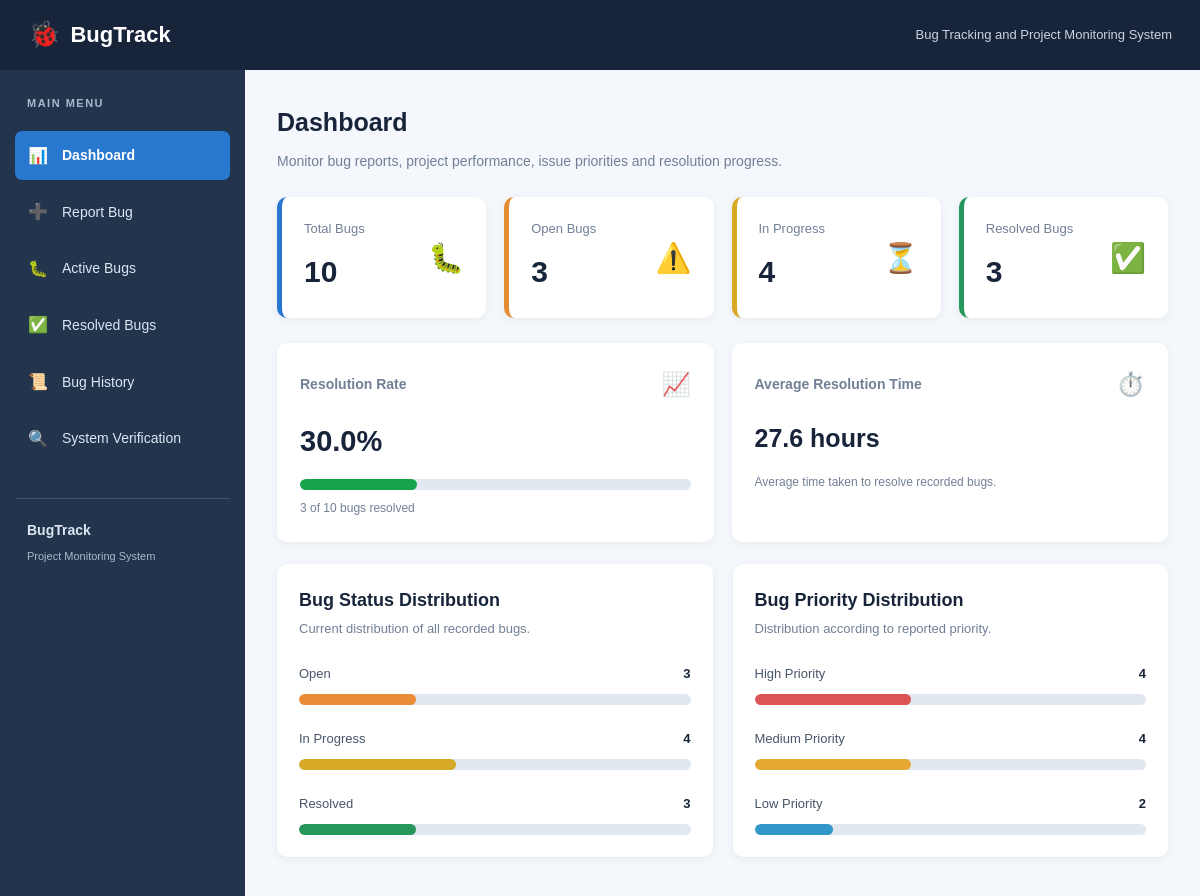
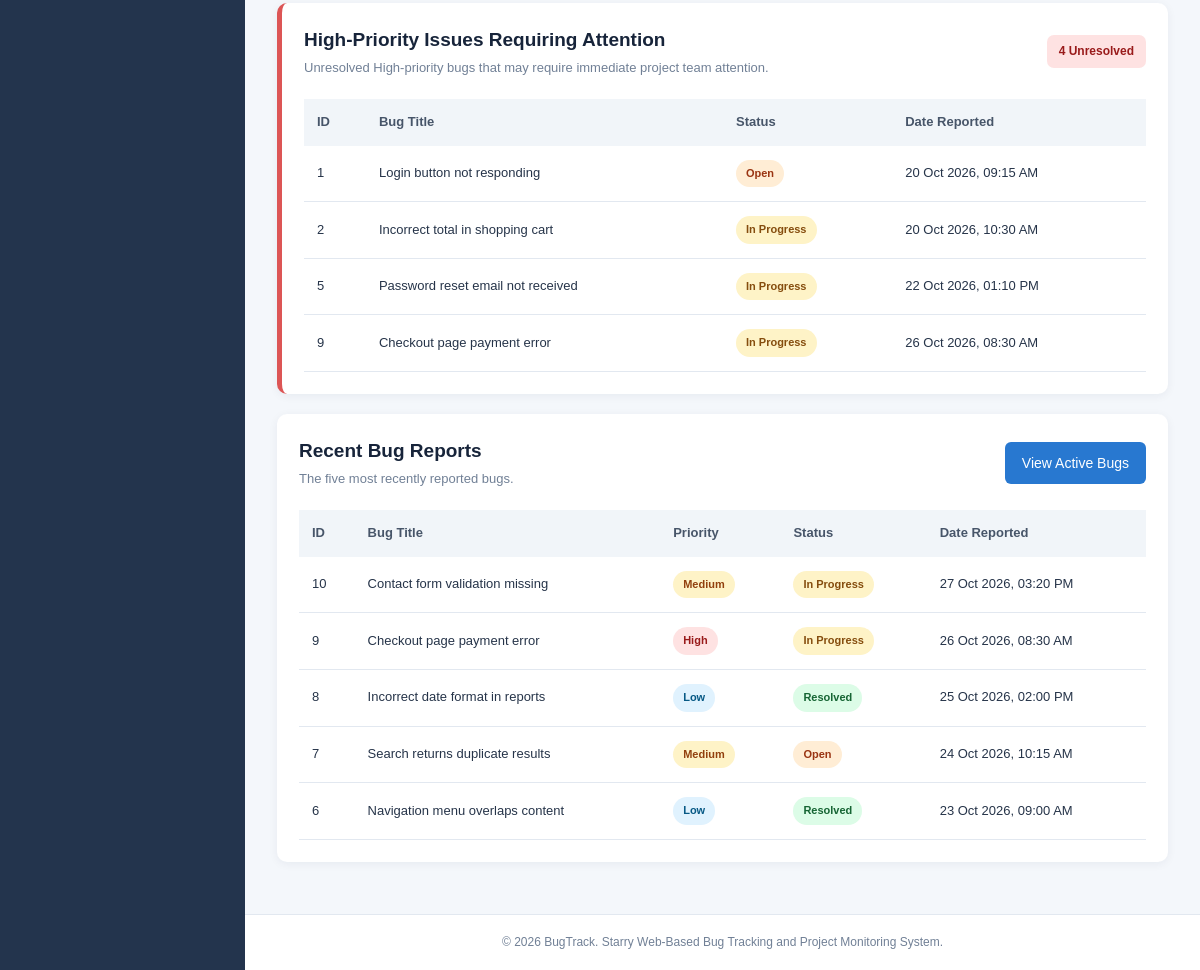
Page /dashboard.php on the committed database (2 pictures, top to bottom).
### tables this page shows
CREATE TABLE IF NOT EXISTS bugs (
    id INT UNSIGNED AUTO_INCREMENT PRIMARY KEY,
    title VARCHAR(150) NOT NULL,
    description TEXT NOT NULL,
    priority ENUM('Low', 'Medium', 'High') NOT NULL,
    status ENUM('Open', 'In Progress', 'Resolved')
        NOT NULL DEFAULT 'Open',
    date_reported DATETIME NOT NULL DEFAULT CURRENT_TIMESTAMP,
    date_resolved DATETIME DEFAULT NULL
);

### includes/functions.php (called while the page is built)
<?php
function e($value)
{
    return htmlspecialchars(
        (string) $value,
        ENT_QUOTES,
        'UTF-8'
    );
}
function isActivePage($pageName)
{
    return basename($_SERVER['PHP_SELF']) === $pageName
        ? 'active'
        : '';
}

### dashboard.php (the view, shortened to what this page needs)
<?php
require_once 'config/database.php';
$statsQuery = "
    SELECT
        COUNT(*) AS total_bugs,
        SUM(CASE WHEN status = 'Open'
            THEN 1 ELSE 0 END) AS open_bugs,
        SUM(CASE WHEN status = 'In Progress'
            THEN 1 ELSE 0 END) AS in_progress_bugs,
        SUM(CASE WHEN status = 'Resolved'
            THEN 1 ELSE 0 END) AS resolved_bugs,
        SUM(CASE WHEN priority = 'High'
            THEN 1 ELSE 0 END) AS high_bugs,
        SUM(CASE WHEN priority = 'Medium'
            THEN 1 ELSE 0 END) AS medium_bugs,
        SUM(CASE WHEN priority = 'Low'
            THEN 1 ELSE 0 END) AS low_bugs,
        SUM(CASE
            WHEN priority = 'High'
            AND status != 'Resolved'
            THEN 1 ELSE 0
        END) AS high_unresolved
    FROM bugs
";
$statsStatement = $pdo->query($statsQuery);
$stats = $statsStatement->fetch();
$totalBugs = (int) ($stats['total_bugs'] ?? 0);
$openBugs = (int) ($stats['open_bugs'] ?? 0);
$inProgressBugs = (int) ($stats['in_progress_bugs'] ?? 0);
$resolvedBugs = (int) ($stats['resolved_bugs'] ?? 0);
$highBugs = (int) ($stats['high_bugs'] ?? 0);
$mediumBugs = (int) ($stats['medium_bugs'] ?? 0);
$lowBugs = (int) ($stats['low_bugs'] ?? 0);
$highUnresolved = (int) ($stats['high_unresolved'] ?? 0);
$resolutionRate = $totalBugs > 0
    ? ($resolvedBugs / $totalBugs) * 100
    : 0;
$averageTimeQuery = "
    SELECT AVG(
        TIMESTAMPDIFF(
            SECOND,
            date_reported,
            date_resolved
        )
    ) AS average_seconds
    FROM bugs
    WHERE status = 'Resolved'
    AND date_resolved IS NOT NULL
";
$averageTimeStatement = $pdo->query($averageTimeQuery);
$averageTimeResult = $averageTimeStatement->fetch();
$averageSeconds = $averageTimeResult['average_seconds'] ?? null;
$averageResolutionTime = 'No resolved bugs yet';
if ($averageSeconds !== null) {
    $averageHours = (float) $averageSeconds / 3600;
    if ($averageHours < 1) {
        $averageResolutionTime =
            number_format($averageHours * 60, 0) . ' minutes';
    } elseif ($averageHours < 48) {
        $averageResolutionTime =
            number_format($averageHours, 1) . ' hours';
    } else {
        $averageDays = $averageHours / 24;
        $averageResolutionTime =
            number_format($averageDays, 1) . ' days';
    }
}
$recentQuery = "
    SELECT
        id,
        title,
        priority,
        status,
        date_reported
    FROM bugs
    ORDER BY date_reported DESC, id DESC
    LIMIT 5
";
$recentStatement = $pdo->query($recentQuery);
$recentBugs = $recentStatement->fetchAll();
$alertQuery = "
    SELECT
        id,
        title,
        status,
        date_reported
    FROM bugs
    WHERE priority = 'High'
    AND status != 'Resolved'
    ORDER BY date_reported ASC, id ASC
    LIMIT 5
";
$alertStatement = $pdo->query($alertQuery);
$highPriorityBugs = $alertStatement->fetchAll();
$statusChartTotal = max($totalBugs, 1);
$openPercentage =
    ($openBugs / $statusChartTotal) * 100;
$progressPercentage =
    ($inProgressBugs / $statusChartTotal) * 100;
$resolvedPercentage =
    ($resolvedBugs / $statusChartTotal) * 100;
$priorityChartTotal = max($totalBugs, 1);
$highPercentage =
    ($highBugs / $priorityChartTotal) * 100;
$mediumPercentage =
    ($mediumBugs / $priorityChartTotal) * 100;
$lowPercentage =
    ($lowBugs / $priorityChartTotal) * 100;
require_once 'includes/header.php';
require_once 'includes/sidebar.php';
?>
<div class="page-heading">
    <h1 class="page-title">Dashboard</h1>
    <p class="page-description">
        Monitor bug reports, project performance,
        issue priorities and resolution progress.
    </p>
</div>
<div class="dashboard-grid">
    <div class="stat-card total-card">
        <div class="stat-info">
            <p>Total Bugs</p>
            <h2><?= e($totalBugs) ?></h2>
        </div>
        <div class="stat-icon">🐛</div>
    </div>
    <div class="stat-card open-card">
        <div class="stat-info">
            <p>Open Bugs</p>
            <h2><?= e($openBugs) ?></h2>
        </div>
        <div class="stat-icon">⚠️</div>
    </div>
    <div class="stat-card progress-card">
        <div class="stat-info">
            <p>In Progress</p>
            <h2><?= e($inProgressBugs) ?></h2>
        </div>
        <div class="stat-icon">⏳</div>
    </div>
    <div class="stat-card resolved-card">
        <div class="stat-info">
            <p>Resolved Bugs</p>
            <h2><?= e($resolvedBugs) ?></h2>
        </div>
        <div class="stat-icon">✅</div>
    </div>
</div>
<div class="performance-grid">
    <div class="performance-card">
        <div class="performance-heading">
            <span>Resolution Rate</span>
            <span class="performance-icon">📈</span>
        </div>
        <h2><?= number_format($resolutionRate, 1) ?>%</h2>
        <div class="progress-track">
            <div
                class="progress-fill resolution-fill"
                style="width: <?= e($resolutionRate) ?>%;"
            ></div>
        </div>
        <p>
            <?= e($resolvedBugs) ?> of
            <?= e($totalBugs) ?> bugs resolved
        </p>
    </div>
    <div class="performance-card">
        <div class="performance-heading">
            <span>Average Resolution Time</span>
            <span class="performance-icon">⏱️</span>
        </div>
        <h2 class="average-time">
            <?= e($averageResolutionTime) ?>
        </h2>
        <p>
            Average time taken to resolve recorded bugs.
        </p>
    </div>
</div>
<div class="analytics-grid">
    <div class="card analytics-card">
        <h2>Bug Status Distribution</h2>
        <p class="table-description">
            Current distribution of all recorded bugs.
        </p>
        <div class="chart-row">
            <div class="chart-label">
                <span>Open</span>
                <strong><?= e($openBugs) ?></strong>
            </div>
            <div class="chart-track">
                <div
                    class="chart-bar chart-open"
                    style="width: <?= e($openPercentage) ?>%;"
                ></div>
            </div>
        </div>
        <div class="chart-row">
            <div class="chart-label">
                <span>In Progress</span>
                <strong><?= e($inProgressBugs) ?></strong>
            </div>
            <div class="chart-track">
                <div
                    class="chart-bar chart-progress"
                    style="width: <?= e($progressPercentage) ?>%;"
                ></div>
            </div>
        </div>
        <div class="chart-row">
            <div class="chart-label">
                <span>Resolved</span>
                <strong><?= e($resolvedBugs) ?></strong>
            </div>
            <div class="chart-track">
                <div
                    class="chart-bar chart-resolved"
                    style="width: <?= e($resolvedPercentage) ?>%;"
                ></div>
            </div>
        </div>
    </div>
    <div class="card analytics-card">
        <h2>Bug Priority Distribution</h2>
        <p class="table-description">
            Distribution according to reported priority.
        </p>
        <div class="chart-row">
            <div class="chart-label">
                <span>High Priority</span>
                <strong><?= e($highBugs) ?></strong>
            </div>
            <div class="chart-track">
                <div
                    class="chart-bar chart-high"
                    style="width: <?= e($highPercentage) ?>%;"
                ></div>
            </div>
        </div>
        <div class="chart-row">
            <div class="chart-label">
                <span>Medium Priority</span>
                <strong><?= e($mediumBugs) ?></strong>
            </div>
            <div class="chart-track">
                <div
                    class="chart-bar chart-medium"
                    style="width: <?= e($mediumPercentage) ?>%;"
                ></div>
            </div>
        </div>
        <div class="chart-row">
            <div class="chart-label">
                <span>Low Priority</span>
                <strong><?= e($lowBugs) ?></strong>
            </div>
            <div class="chart-track">
                <div
                    class="chart-bar chart-low"
                    style="width: <?= e($lowPercentage) ?>%;"
                ></div>
            </div>
        </div>
    </div>
</div>
<div class="card alert-panel">
    <div class="section-heading">
        <div>
            <h2>High-Priority Issues Requiring Attention</h2>
            <p class="table-description">
                Unresolved High-priority bugs that may require
                immediate project team attention.
            </p>
        </div>
        <span class="alert-count">
            <?= e($highUnresolved) ?> Unresolved
        </span>
    </div>
    <?php if (count($highPriorityBugs) > 0): ?>
        <div class="table-responsive">
            <table class="data-table">
                <thead>
                    <tr>
                        <th>ID</th>
                        <th>Bug Title</th>
                        <th>Status</th>
                        <th>Date Reported</th>
                    </tr>
                </thead>
                <tbody>
                    <?php foreach ($highPriorityBugs as $bug): ?>
                        <tr>
                            <td><?= e($bug['id']) ?></td>
                            <td><?= e($bug['title']) ?></td>
                            <td>
                                <span class="status-badge
                                    <?= $bug['status'] === 'Open'
                                        ? 'status-open'
                                        : 'status-progress' ?>">
                                    <?= e($bug['status']) ?>
                                </span>
                            </td>
                            <td>
                                <?= e(date(
                                    'd M Y, h:i A',
                                    strtotime($bug['date_reported'])
                                )) ?>
                            </td>
                        </tr>
                    <?php endforeach; ?>
                </tbody>
            </table>
        </div>
    <?php endif; ?>
</div>
<div class="card recent-card">
    <div class="section-heading">
        <div>
            <h2>Recent Bug Reports</h2>
            <p class="table-description">
                The five most recently reported bugs.
            </p>
        </div>
        <a href="active_bugs.php" class="btn">
            View Active Bugs
        </a>
    </div>
    <div class="table-responsive">
        <table class="data-table">
            <thead>
                <tr>
                    <th>ID</th>
                    <th>Bug Title</th>
                    <th>Priority</th>
                    <th>Status</th>
                    <th>Date Reported</th>
                </tr>
            </thead>
            <tbody>
                <?php if (count($recentBugs) > 0): ?>
                    <?php foreach ($recentBugs as $bug): ?>
                        <tr>
                            <td><?= e($bug['id']) ?></td>
                            <td><?= e($bug['title']) ?></td>
                            <td>
                                <span class="priority-badge
                                    <?= strtolower(e($bug['priority'])) ?>">
                                    <?= e($bug['priority']) ?>
                                </span>
                            </td>
                            <td>
                                <span class="status-badge
                                    <?php
                                    if ($bug['status'] === 'Open') {
                                        echo 'status-open';
                                    } elseif ($bug['status'] === 'In Progress') {
                                        echo 'status-progress';
                                    } else {
                                        echo 'status-resolved';
                                    }
                                    ?>">
                                    <?= e($bug['status']) ?>
                                </span>
                            </td>
                            <td>
                                <?= e(date(
                                    'd M Y, h:i A',
                                    strtotime($bug['date_reported'])
                                )) ?>
                            </td>
                        </tr>
                    <?php endforeach; ?>
                <?php endif; ?>
            </tbody>
        </table>
    </div>
</div>
<?php
require_once 'includes/footer.php';
?>

### includes/header.php (shortened to what this page needs)
<?php
require_once __DIR__ . '/functions.php';
?>
<!DOCTYPE html>
<html lang="en">
<head>
    <link rel="stylesheet" href="assets/css/style.css">
</head>
<body>
<div class="app-shell">
    <header class="topbar">
        <div class="brand">
            <span class="brand-icon">🐞</span>
            <span>BugTrack</span>
        </div>
        <div class="topbar-caption">
            Bug Tracking and Project Monitoring System
        </div>
    </header>

### includes/sidebar.php
<aside class="sidebar" id="sidebar">
    <div class="sidebar-heading">
        MAIN MENU
    </div>
    <nav class="navigation">
        <a href="dashboard.php"
           class="nav-link <?= isActivePage('dashboard.php') ?>">
            <span class="nav-icon">📊</span>
            <span>Dashboard</span>
        </a>
        <a href="report_bug.php"
           class="nav-link <?= isActivePage('report_bug.php') ?>">
            <span class="nav-icon">➕</span>
            <span>Report Bug</span>
        </a>
        <a href="active_bugs.php"
           class="nav-link <?= isActivePage('active_bugs.php') ?>">
            <span class="nav-icon">🐛</span>
            <span>Active Bugs</span>
        </a>
        <a href="resolved_bugs.php"
           class="nav-link <?= isActivePage('resolved_bugs.php') ?>">
            <span class="nav-icon">✅</span>
            <span>Resolved Bugs</span>
        </a>
        <a href="bug_history.php"
           class="nav-link <?= isActivePage('bug_history.php') ?>">
            <span class="nav-icon">📜</span>
            <span>Bug History</span>
        </a>
        <a href="verify.php"
           class="nav-link <?= isActivePage('verify.php') ?>">
            <span class="nav-icon">🔍</span>
            <span>System Verification</span>
        </a>
    </nav>
    <div class="sidebar-note">
        <p>BugTrack</p>
        <small>Project Monitoring System</small>
    </div>
</aside>
<main class="main-content">

### includes/footer.php (shortened to what this page needs)
</main>
<footer class="footer">
    <p>
        &copy; <?= date('Y') ?> BugTrack.
        Starry Web-Based Bug Tracking and Project Monitoring System.
    </p>
</footer>
</div>
</body>
</html>

### rows in the picture
bugs: id "1", title "Login button not responding", status "Open", date_reported "20 Oct 2026, 09:15 AM"
bugs: id "2", title "Incorrect total in shopping cart", status "In Progress", date_reported "20 Oct 2026, 10:30 AM"
bugs: id "5", title "Password reset email not received", status "In Progress", date_reported "22 Oct 2026, 01:10 PM"
bugs: id "9", title "Checkout page payment error", status "In Progress", date_reported "26 Oct 2026, 08:30 AM", priority "High"
bugs: id "10", title "Contact form validation missing", priority "Medium", status "In Progress", date_reported "27 Oct 2026, 03:20 PM"
bugs: id "8", title "Incorrect date format in reports", priority "Low", status "Resolved", date_reported "25 Oct 2026, 02:00 PM"
bugs: id "7", title "Search returns duplicate results", priority "Medium", status "Open", date_reported "24 Oct 2026, 10:15 AM"
bugs: id "6", title "Navigation menu overlaps content", priority "Low", status "Resolved", date_reported "23 Oct 2026, 09:00 AM"

### other values in the picture
$totalBugs "10"
$openBugs "3"
$inProgressBugs "4"
$resolvedBugs "3"
$resolutionRate "30.0"
$averageResolutionTime "27.6 hours"
$highBugs "4"
$mediumBugs "4"
$lowBugs "2"
$highUnresolved "4"
